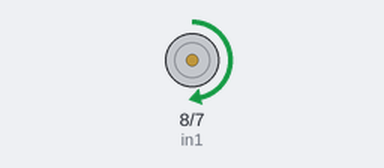
A sketch run on a simulated Arduino Uno, built with avr-gcc and run on an emulated ATmega328P. Shown: motor-driver pin pairs drawn as motors (green arrow = first pin HIGH = forward, orange = second pin HIGH = backward, longer = more drive, scaled by the enable pin).

Above: at 0.1 s.
At 13.1 s:
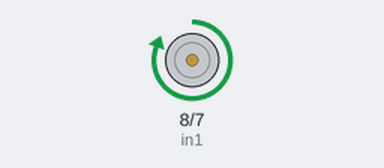
At 25.1 s:
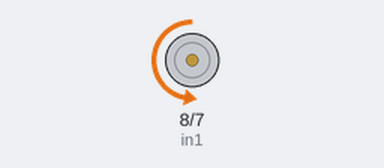
At 27.1 s:
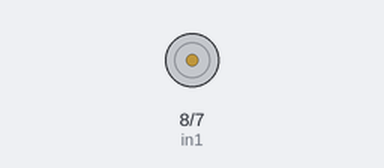
Timing chart, 0 to 28.6 s (numbered marks = the images above):
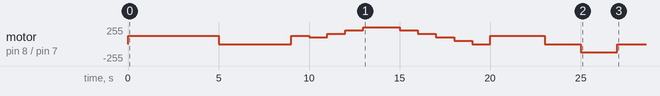

The sketch:

4_5-utilizing_the_l298n_motor_controller_1_2_3.ino
```cpp
/*

*/
int in1=8;
int in2=7;
int speedPin=9;
float speed=125;

void setup() {
  pinMode(in1, OUTPUT);
  pinMode(in2, OUTPUT);
  pinMode(speed, OUTPUT);
  digitalWrite(in1, HIGH);
  digitalWrite(in2, LOW);
  analogWrite(speedPin, speed);
  delay(5000);
  digitalWrite(in1, LOW);
  digitalWrite(in2, LOW);
  speed=0;
  delay(3000);
  digitalWrite(in1, HIGH);
  for (speed=0; speed<=255; speed=speed+51){
    analogWrite(speedPin, speed);
    delay(1000);
  }
  for (speed=255; speed>=0; speed=speed-51){
    analogWrite(speedPin, speed);
    delay(1000);
  }
  analogWrite(speedPin, 127);
  delay(3000);
  digitalWrite(in1, LOW);
  delay(2000);
  digitalWrite(in2, HIGH);
  delay(2000);
  digitalWrite(in2, LOW);
}

void loop() {

}
```
